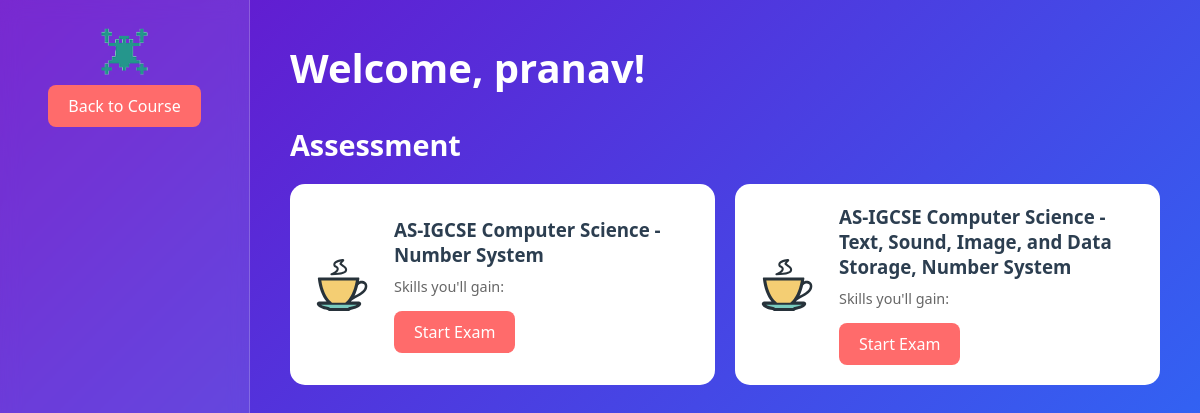
The page /access_home (signed in) on the database its author committed.
### app.py (models this page shows)
class User(db.Model, UserMixin):
    id = db.Column(db.Integer, primary_key=True)
    username = db.Column(db.String(20), unique=True, nullable=False)
    password = db.Column(db.String(60), nullable=False)
    student_class = db.Column(db.String(50), nullable=False)

class Exam(db.Model):
    __tablename__ = 'exam'
    id = db.Column(db.Integer, primary_key=True)
    title = db.Column(db.String(100), nullable=False)
    questions = db.relationship('Question', backref='exam', lazy=True)

### app.py (the view)
@app.route("/access_home")
@login_required
def access_home():
    attempts = ExamAttempt.query.filter_by(user_id=current_user.id).order_by(ExamAttempt.attempt_date.desc()).all()
    exams = Exam.query.all()  # Fetch all available exams
    return render_template("access_home.html", exams=exams, attempts=attempts)

### app.py (called while the page is built)
@login_manager.user_loader
def load_user(user_id):
    return User.query.get(int(user_id))

### templates/access_home.html (shortened to what this page needs)
<!DOCTYPE html>
<html lang="en">
<head>
</head>
<body>
    <div class="sidebar">
    <center> <img src="static/logo.png" alt="Backbench Logo" ></br>
     <a href="{{ url_for('learn', code='igcsccs') }}" class="exam-link">Back to Course</a>
     </center>
    </div>
    <div class="content">
        <h1>Welcome, {{ current_user.username }}!</h1>
        <h2>Assessment</h2>
        <div class="exam-catalog">
            {% for exam in exams %}
             {% if "Number System" in exam.title %}
            <div class="exam-card">
                <div class="exam-info">
                    <h3>{{ exam.title }}</h3>
                    <p>Skills you'll gain: {{ exam.skills }}</p>
                    <a href="{{ url_for('exam', exam_id=exam.id, question_number=1) }}" class="exam-link">Start Exam</a>
                </div>
            </div>
             {% endif %}
            {% endfor %}
        </div>
    </div>
</body>
</html>

### templates/access_home.html (style rules this page uses)
* { box-sizing: border-box; margin: 0; padding: 0; font-family: 'Segoe UI', Tahoma, Geneva, Verdana, sans-serif; }
body { background: linear-gradient(135deg, #6a11cb 0%, #2575fc 100%); min-height: 100vh; display: flex; }
.sidebar { width: 250px; background: rgba(255, 255, 255, 0.1); backdrop-filter: blur(10px); padding: 20px; border-right: 1px solid rgba(255, 255, 255, 0.2); }
.content { flex: 1; padding: 40px; color: white; }
h1 { margin-bottom: 30px; font-size: 2.5em; }
h2 { margin: 30px 0 20px; font-size: 1.8em; }
.exam-catalog { display: grid; grid-template-columns: repeat(auto-fill, minmax(300px, 1fr)); gap: 20px; margin-bottom: 40px; }
.exam-card { background: white; border-radius: 15px; padding: 20px; display: flex; align-items: center; gap: 20px; transition: transform 0.3s ease, box-shadow 0.3s ease; }
.exam-info { flex: 1; }
.exam-info h3 { color: #2c3e50; margin-bottom: 10px; }
.exam-info p { color: #666; margin-bottom: 15px; font-size: 0.9em; }
.exam-link { display: inline-block; padding: 10px 20px; background: #ff6b6b; color: white; text-decoration: none; border-radius: 8px; transition: background 0.3s ease; }

### rows shown on the page
User: username "pranav"
Exam: title "AS-IGCSE Computer Science - Number System"
Exam: title "AS-IGCSE Computer Science - Text, Sound, Image, and Data Storage, Number System"
